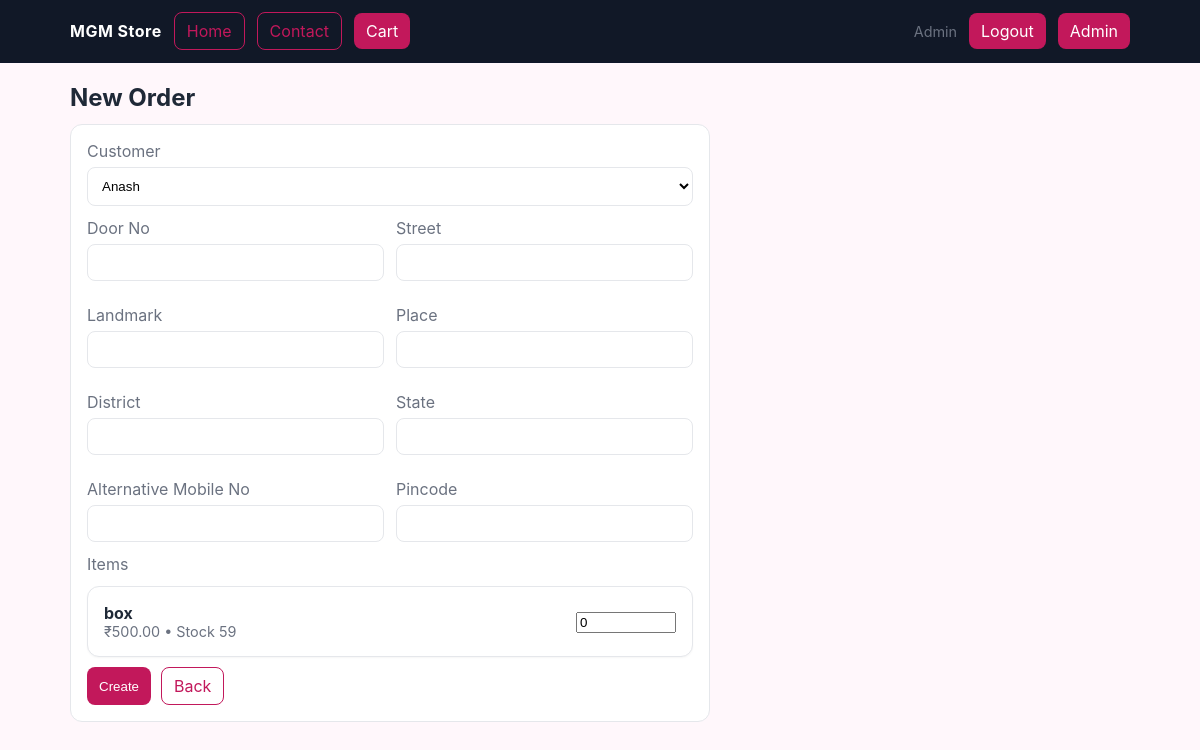
/admin/orders/new (signed in), run on the app's committed database.
### tables this page shows
CREATE TABLE users (
            id INTEGER PRIMARY KEY AUTOINCREMENT,
            name TEXT,
            email TEXT UNIQUE,
            phone TEXT UNIQUE,
            password_hash TEXT,
            role TEXT,
            created_at TEXT
        );

CREATE TABLE products (
            id INTEGER PRIMARY KEY AUTOINCREMENT,
            name TEXT,
            description TEXT,
            price REAL,
            stock INTEGER,
            created_at TEXT
        , image_url TEXT);

### app.py (the view, shortened to what this page needs)
@app.route("/admin/orders/new", methods=["GET", "POST"])
def admin_orders_new():
    if not require_role("admin"):
        return redirect(url_for("admin_login"))
    conn = get_db()
    cur = conn.cursor()
    cur.execute("SELECT id, name FROM users WHERE role='customer'")
    customers = cur.fetchall()
    cur.execute("SELECT * FROM products")
    products = cur.fetchall()
    conn.close()
    return render_template("order_create.html", customers=customers, products=products)

### app.py (called while the page is built)
def get_db():
    conn = sqlite3.connect(DB_PATH)
    conn.row_factory = sqlite3.Row
    return conn

def current_user():
    uid = session.get("user_id")
    if not uid:
        return None
    conn = get_db()
    cur = conn.cursor()
    cur.execute("SELECT * FROM users WHERE id=?", (uid,))
    u = cur.fetchone()
    conn.close()
    return u

def require_role(role):
    u = current_user()
    return u and u["role"] == role

@app.context_processor
def inject_user():
    return {"user": current_user()}

@app.before_request
def ensure_db():
    init_db()

### templates/order_create.html
{% extends 'base.html' %}
{% block content %}
<h2 class="section-title">New Order</h2>
<form method="post" class="form">
    <div class="field">
        <label>Customer</label>
        <select name="customer_id" required>
            {% for c in customers %}
            <option value="{{ c['id'] }}">{{ c['name'] }}</option>
            {% endfor %}
        </select>
    </div>
    <div class="grid" style="grid-template-columns:repeat(2,1fr);gap:12px">
        <div class="field"><label>Door No</label><input name="door_no" required></div>
        <div class="field"><label>Street</label><input name="street" required></div>
        <div class="field"><label>Landmark</label><input name="landmark"></div>
        <div class="field"><label>Place</label><input name="place" required></div>
        <div class="field"><label>District</label><input name="district" required></div>
        <div class="field"><label>State</label><input name="state" required></div>
        <div class="field"><label>Alternative Mobile No</label><input name="alt_mobile" pattern="[0-9]{10}"></div>
        <div class="field"><label>Pincode</label><input name="pincode" pattern="[0-9]{6}" required></div>
    </div>
    <div class="field"><label>Items</label></div>
    {% for p in products %}
    <div class="card" style="margin-bottom:10px;">
        <div class="list-item">
            <div>
                <strong>{{ p['name'] }}</strong>
                <div class="meta">₹{{ '%.2f'|format(p['price']) }} • Stock {{ p['stock'] }}</div>
            </div>
            <div>
                <input type="number" name="qty_{{ p['id'] }}" min="0" value="0" style="width:100px">
            </div>
        </div>
    </div>
    {% endfor %}
    <div class="actions"><button class="btn" type="submit">Create</button><a class="btn btn-outline" href="{{ url_for('admin_orders') }}">Back</a></div>
</form>
{% endblock %}

### templates/base.html (shortened to what this page needs)
<!doctype html>
<html>
<head>
    <link rel="stylesheet" href="{{ url_for('static', filename='styles.css') }}">
    {% set is_admin = user and user['role']=='admin' %}
</head>
<body>
<header class="header">
    <nav class="nav">
        <a href="{{ url_for('index') }}" class="logo">MGM Store</a>
        <a href="{{ url_for('index') }}" class="btn btn-outline">Home</a>
        <a href="{{ url_for('contact') }}" class="btn btn-outline">Contact</a>
        <a href="{{ url_for('view_cart') }}" class="btn">Cart{% if session.get('cart') %} <span class="badge">{{ (session.get('cart')|length) }}</span>{% endif %}</a>
        {% if user %}
            <span class="meta">{{ user['name'] }}</span>
            <a href="{{ url_for('logout') }}" class="btn">Logout</a>
        {% else %}
            <a href="{{ url_for('signup') }}" class="btn btn-outline">Signup</a>
            <a href="{{ url_for('login') }}" class="btn">Login</a>
        {% endif %}
        {% if is_admin %}
            <a href="{{ url_for('admin_dashboard') }}" class="btn">Admin</a>
        {% endif %}
    </nav>
    </header>
<div class="container">
    {% block content %}{% endblock %}
</div>
</body>
</html>

### static/styles.css (style rules this page uses)
:root { --primary:#c2185b; --primary-dark:#9c154a; --danger:#d32f2f; --bg:#fff7fb; --text:#1f2937; --muted:#6b7280; --border:#e5e7eb; --card:#ffffff; }
* { box-sizing:border-box }
html,body { height:100% }
body { margin:0;font-family:Inter,system-ui,Arial,sans-serif;color:var(--text);background:var(--bg) }
.header { position:sticky;top:0;background:#111827;color:#fff;border-bottom:1px solid #0f172a;z-index:10 }
.nav { display:flex;align-items:center;gap:12px;padding:12px 20px;max-width:1100px;margin:0 auto;flex-wrap:wrap }
.nav a.logo { font-weight:700;color:#fff;text-decoration:none;letter-spacing:.5px }
.container { max-width:1100px;margin:0 auto;padding:20px }
.btn { display:inline-block;padding:8px 12px;border-radius:8px;background:var(--primary);color:#fff;text-decoration:none;border:none;cursor:pointer;transition:.2s }
.btn-outline { background:transparent;color:var(--primary);border:1px solid var(--primary) }
.grid { display:grid;grid-template-columns:repeat(auto-fill,minmax(240px,1fr));gap:16px }
.card { background:var(--card);border:1px solid var(--border);border-radius:12px;padding:16px;box-shadow:0 1px 2px rgba(0,0,0,0.04) }
.meta { color:var(--muted);font-size:.9rem }
.form { max-width:640px;background:var(--card);border:1px solid var(--border);border-radius:12px;padding:16px }
.field { margin-bottom:12px }
.field label { display:block;margin-bottom:6px;color:var(--muted) }
.field input,.field textarea,.field select { width:100%;padding:10px;border:1px solid var(--border);border-radius:8px;background:#fff }
.actions { display:flex;gap:10px;margin-top:8px }
.section-title { margin:0 0 12px }
.list-item { display:flex;justify-content:space-between;align-items:center }

### data on the page
users: name "Admin"
products: name "box", price "500.00", stock "59"

### other printed values
form field customer_id "Anash"
